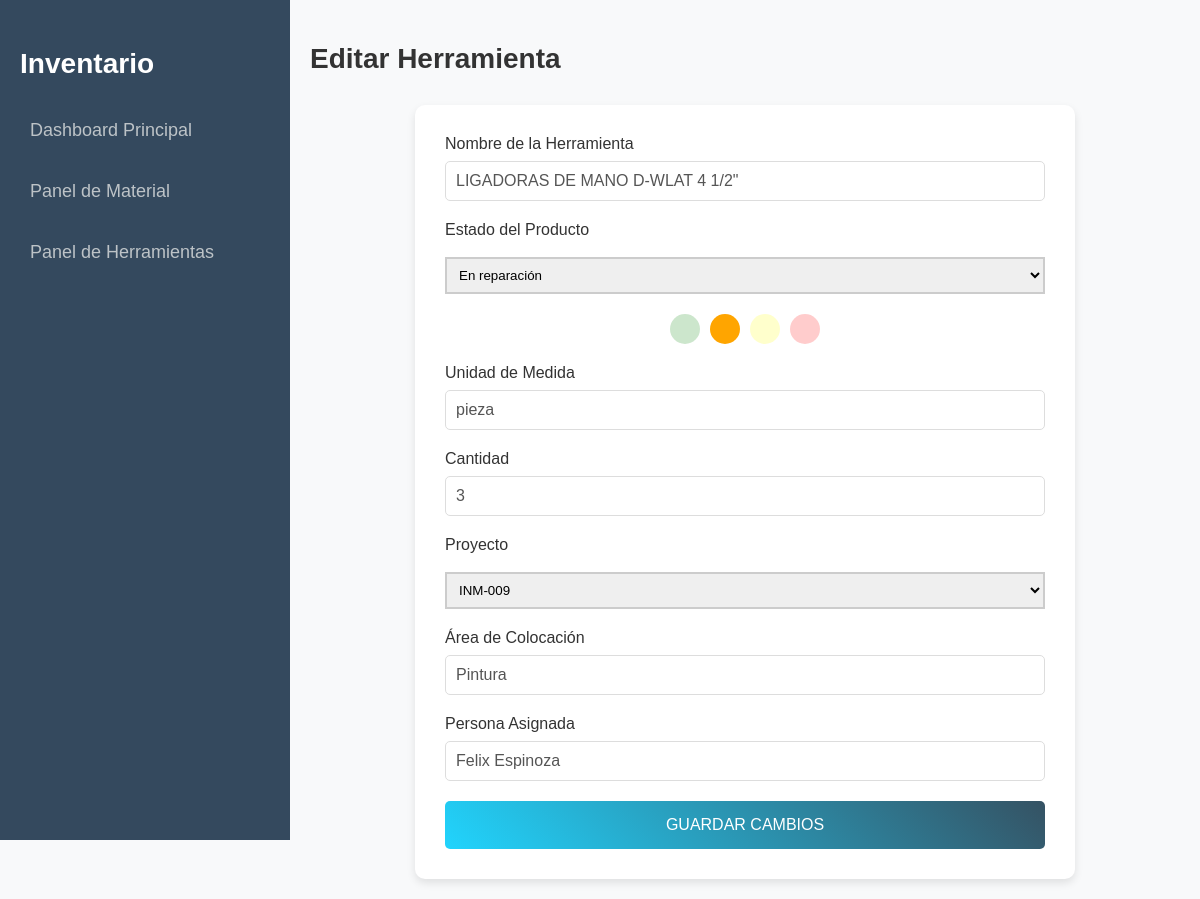
The page /herramienta/editar/2 (signed in) on the database its author committed.
### models.py (models this page shows)
class Herramienta(db.Model):
    id = db.Column(db.Integer, primary_key=True)
    nombre = db.Column(db.String(100), nullable=False)
    vida_util = db.Column(db.String(20), nullable=False)
    unidad = db.Column(db.String(50), nullable=False)
    cantidad = db.Column(db.Integer, nullable=False)
    proyecto = db.Column(db.String(200), nullable=True)
    area_colocacion = db.Column(db.String(200), nullable=True)
    persona_asignada = db.Column(db.String(200), nullable=True)
    movimientos = db.relationship('MovimientoHerramienta', backref='herramienta', cascade="all, delete-orphan", lazy=True)

### app.py (the view, shortened to what this page needs)
@app.route('/herramienta/editar/<int:id>', methods=['GET', 'POST'])
@login_required
def editar_herramienta(id):
    if current_user.role != 'admin':
        flash('Acceso denegado')
        return redirect(url_for('herramienta_dashboard'))
    herramienta = Herramienta.query.get_or_404(id)
    return render_template('editar_herramienta.html', herramienta=herramienta)

### app.py (called while the page is built)
@login_manager.user_loader
def load_user(user_id):
    return User.query.get(int(user_id))

### templates/editar_herramienta.html (shortened to what this page needs)
<!DOCTYPE html>
<html lang="en">
<head>
    <link rel="stylesheet" type="text/css" href="{{ url_for('static', filename='css/nuevo_material.css') }}">
</head>
<body>
<div class="container">
    <nav class="sidebar">
        <div class="sidebar-header">
            <h3>Inventario</h3>
        </div>
        <ul class="sidebar-menu">
            <li><a href="{{ url_for('admin_dashboard') }}">Dashboard Principal</a></li>
            <li><a href="{{ url_for('material_dashboard') }}">Panel de Material</a></li>
            <li><a href="{{ url_for('herramienta_dashboard') }}">Panel de Herramientas</a></li>
        </ul>
    </nav>
    <div class="main-content">
        <header>
            <h2>Editar Herramienta</h2>
        </header>
        <div class="form-container">
            <form method="POST" class="material-form">
                <div class="input-group">
                    <label for="nombre">Nombre de la Herramienta</label>
                    <input type="text" id="nombre" name="nombre" value="{{ herramienta.nombre }}" required>
                </div>
                <div class="input-group">
                    <label for="vida_util">Estado del Producto</label>
                    <select id="vida_util" name="vida_util" required>
                        <option value="reparacion" {% if herramienta.vida_util == 'reparacion' %}selected{% endif %}>En reparación</option>
                    </select>
                    <div class="semaforo">
                        <div class="luz verde"></div>
                        <div class="luz naranja"></div>
                        <div class="luz amarillo"></div>
                        <div class="luz rojo"></div>
                    </div>
                </div>
                <div class="input-group">
                    <label for="unidad">Unidad de Medida</label>
                    <input type="text" id="unidad" name="unidad" value="{{ herramienta.unidad }}" required>
                </div>
                <div class="input-group">
                    <label for="cantidad">Cantidad</label>
                    <input type="number" id="cantidad" name="cantidad" value="{{ herramienta.cantidad }}" required>
                </div>
                <div class="input-group">
                    <label for="proyecto">Proyecto</label>
                    <select id="proyecto" name="proyecto" required>
                        <option value="INM-009" {% if herramienta.proyecto == 'INM-009' %}selected{% endif %}>INM-009</option>
                    </select>
                </div>
                <div class="input-group">
                    <label for="area_colocacion">Área de Colocación</label>
                    <input type="text" id="area_colocacion" name="area_colocacion" value="{{ herramienta.area_colocacion }}" required>
                </div>
                <div class="input-group">
                    <label for="persona_asignada">Persona Asignada</label>
                    <input type="text" id="persona_asignada" name="persona_asignada" value="{{ herramienta.persona_asignada }}" required>
                </div>
                <button type="submit" class="btn-submit">Guardar Cambios</button>
            </form>
        </div>
    </div>
</div>
</body>
</html>

### static/css/nuevo_material.css (style rules this page uses)
body, html { margin: 0; padding: 0; font-family: 'Poppins', sans-serif; background-color: #f8f9fa; }
.container { display: flex; }
.sidebar { width: 250px; height: 100vh; background-color: #34495e; color: #fff; padding: 20px; }
.sidebar-header { font-size: 24px; font-weight: bold; margin-bottom: 30px; }
.sidebar-menu { list-style-type: none; padding: 0; }
.sidebar-menu li { margin: 20px 0; }
.sidebar-menu li a { color: #bdc3c7; text-decoration: none; font-size: 18px; display: block; padding: 10px; border-radius: 5px; transition: background-color 0.3s, color 0.3s; }
.main-content { flex-grow: 1; padding: 20px; }
header { margin-bottom: 30px; }
header h2 { font-size: 28px; color: #333; }
.form-container { background-color: #fff; padding: 30px; border-radius: 10px; box-shadow: 0 4px 8px rgba(0, 0, 0, 0.1); margin-top: 30px; max-width: 600px; margin-left: auto; margin-right: auto; }
.material-form .input-group { margin-bottom: 20px; }
.material-form .input-group label { font-size: 16px; color: #333; display: block; margin-bottom: 8px; }
.material-form .input-group input { width: 100%; padding: 10px; border-radius: 5px; border: 1px solid #ddd; font-size: 16px; color: #555; box-sizing: border-box; }
.btn-submit { width: 100%; padding: 15px; background-color: #21d4fd; background-image: linear-gradient(45deg, #21d4fd, #355263); border: none; border-radius: 5px; color: white; font-size: 16px; text-transform: uppercase; cursor: pointer; transition: background-color 0.3s ease-in-out; }

### templates/editar_herramienta.html (style rules this page uses)
select { border: 2px solid #ccc; padding: 8px; width: 100%; box-sizing: border-box; margin-top: 10px; }
.semaforo { display: flex; justify-content: center; align-items: flex-end; height: 40px; margin-top: 10px; }
.luz { width: 30px; height: 30px; border-radius: 50%; margin: 0 5px; opacity: 0.2; transition: opacity 0.3s; }
.verde { background-color: green; }
.amarillo { background-color: yellow; }
.naranja { background-color: orange; }
.rojo { background-color: red; }
.luz.encendida { opacity: 1; }

### rows shown on the page
Herramienta: nombre "LIGADORAS DE MANO D-WLAT 4 1/2\"", vida_util "En reparación", unidad "pieza", cantidad "3", proyecto "INM-009", area_colocacion "Pintura", persona_asignada "Felix Espinoza"
